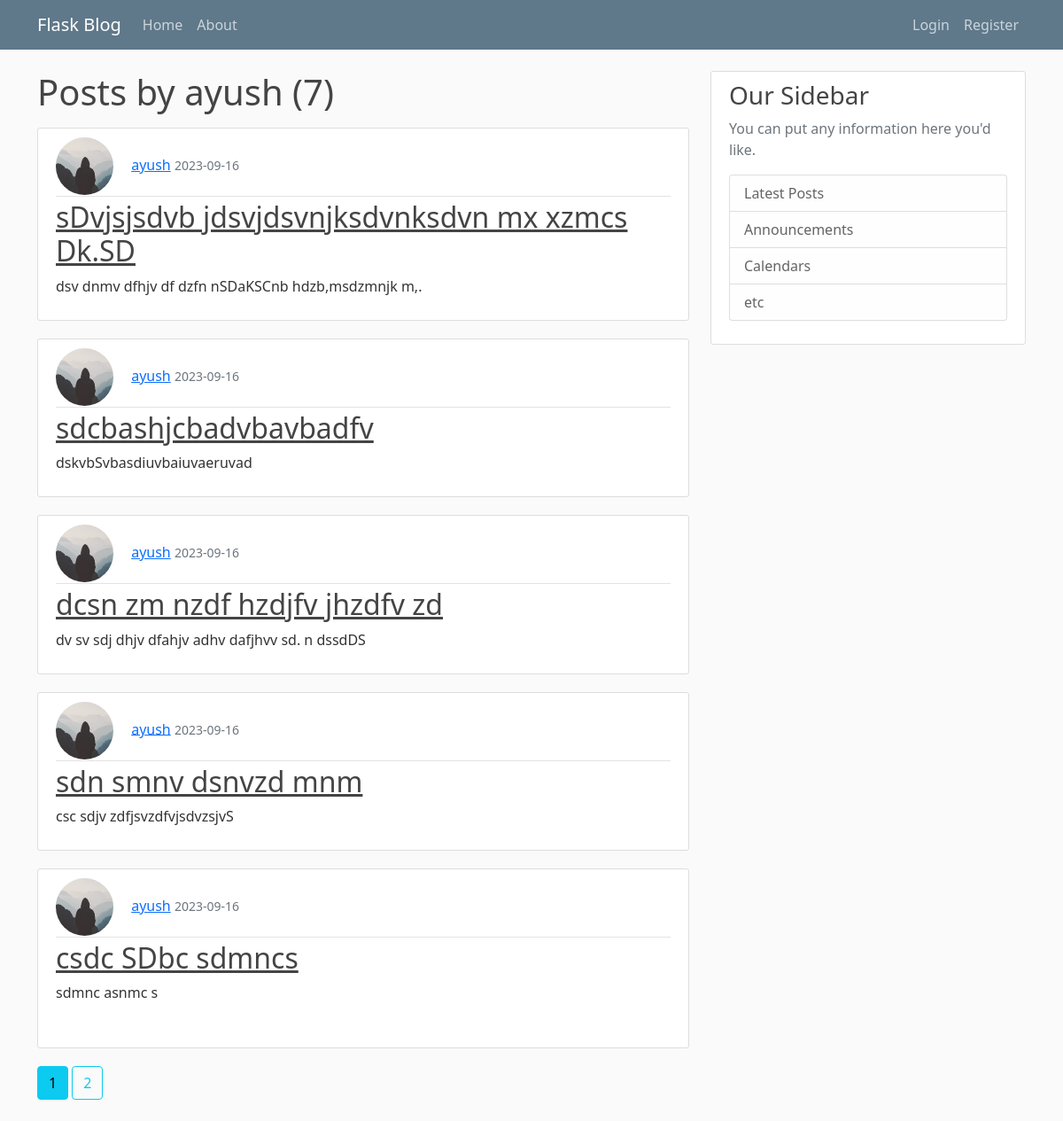
Before: /user/ayush with the older database file.
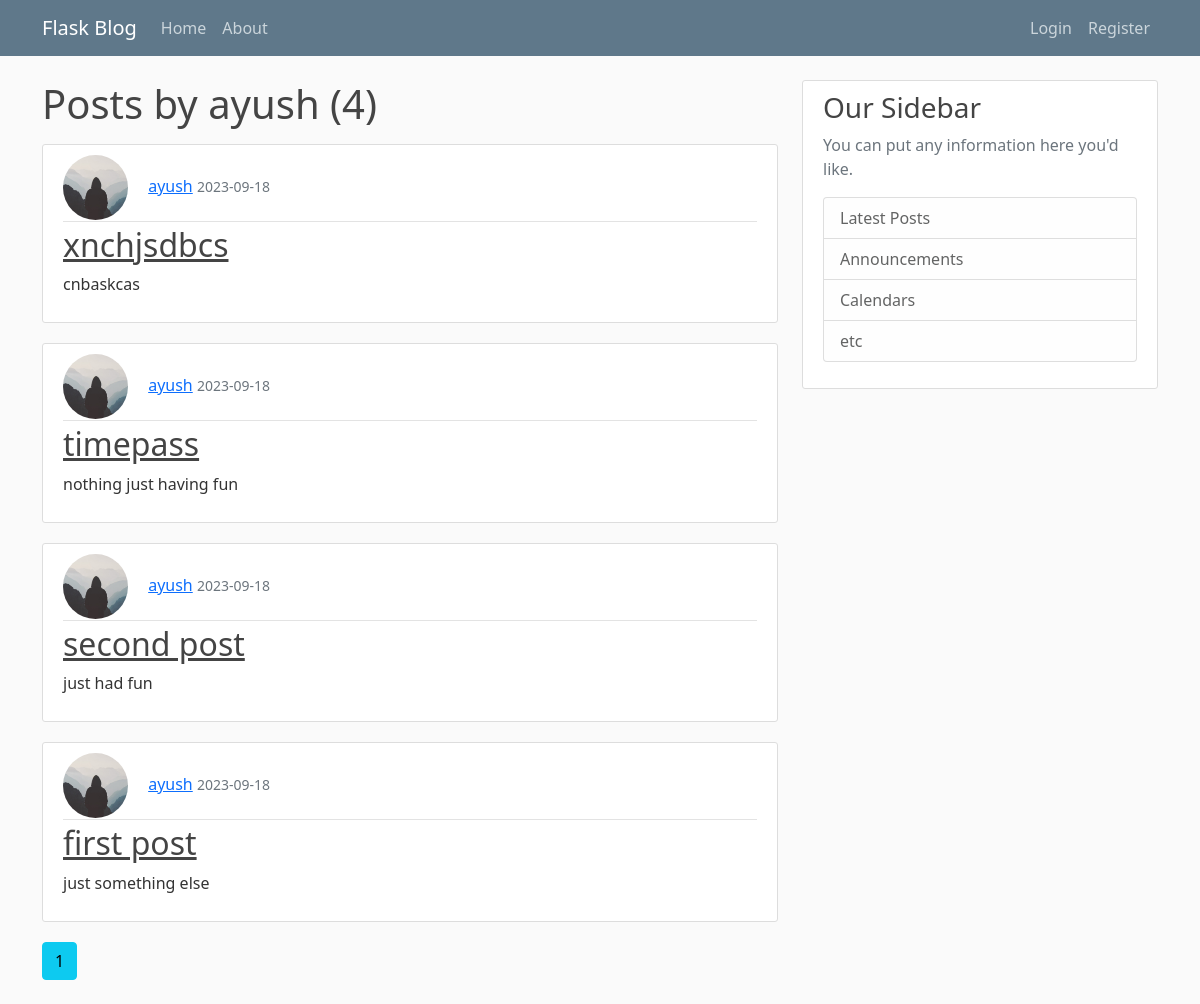
After: the same page with the newer database file.
### flask_blog/models.py (models this page shows, shortened)
class Post(db.Model):
    id = db.Column(db.Integer, primary_key=True)
    title = db.Column(db.String(100), nullable=False)
    date_posted = db.Column(db.DateTime, nullable=False, default=datetime.utcnow)
    content = db.Column(db.Text, nullable=False)
    user_id = db.Column(db.Integer, db.ForeignKey("user.id"), nullable=False)

class User(db.Model, UserMixin):
    id = db.Column(db.Integer, primary_key=True)
    username = db.Column(db.String(20), unique=True, nullable=False)
    email = db.Column(db.String(120), unique=True, nullable=False)
    image_file = db.Column(db.String(20), nullable=False, default="default.jpg")
    password = db.Column(db.String(60), nullable=False)
    posts = db.relationship("Post", backref="Author", lazy=True)

### flask_blog/routes.py (the view)
@app.route("/user/<string:username>")
def user_post(username):
    page = request.args.get("page", 1, type=int)
    user = User.query.filter_by(username=username).first_or_404()
    post = Post.query.filter_by(Author=user).order_by(Post.date_posted.desc()).paginate(page=page, per_page=5)
    return render_template("user_post.html", posts=post, user=user)

### flask_blog/templates/user_post.html (shortened to what this page needs)
{% extends "base.html" %}
{% block body %}
<h1 class="mb-3">Posts by {{user.username}} ({{posts.total}})</h1>
    {%for post in posts.items%}
    <article class="media content-section">
        <div class="media-body">
          <div class="article-metadata">
            <img class="rounded-circle article-img" src={{url_for('static',filename='pics/'+post.Author.image_file)}}>
            <a class="mr-2" href="{{url_for('user_post',username=post.Author.username)}}">{{ post.Author.username }}</a>
            <small class="text-muted">{{ post.date_posted.strftime('%Y-%m-%d') }}</small>
          </div>
          <h2><a class="article-title" href="{{url_for('post',post_id=post.id)}}">{{ post.title }}</a></h2>
          <p class="article-content">{{ post.content }}</p>
        </div>
      </article>
      {% endfor %}
      {% for page_num in posts.iter_pages(left_edge=1, right_edge=1,left_current=1,right_current=2) %}
              {%if page_num %}
                 {% if posts.page== page_num%}
                      <a class='btn btn-info mb-4' href="{{url_for('user_post',username=user.username,page=page_num)}}">{{page_num}}</a>
                  {%else%}
                  <a class='btn btn-outline-info mb-4' href="{{url_for('user_post',username=user.username,page=page_num)}}">{{page_num}}</a>
                  {% endif %}
              {% else %}
              ...
              {% endif %}
      {% endfor %}
{% endblock body %}

Changed rows visible on the page:
removed Post: image_file (placeholder picture), Author.username "ayush", date_posted "2023-09-16", title "sDvjsjsdvb jdsvjdsvnjksdvnksdvn mx xzmcs Dk.SD", content "dsv dnmv dfhjv df dzfn nSDaKSCnb hdzb,msdzmnjk m,."
no longer on this page (row edited): Post: image_file (placeholder picture), Author.username "ayush", date_posted "2023-09-16", title "sdcbashjcbadvbavbadfv", content "dskvbSvbasdiuvbaiuvaeruvad"
changed Post: date_posted "2023-09-16" → "2023-09-18"; title "dcsn zm nzdf hzdjfv jhzdfv zd" → "xnchjsdbcs"; content "dv sv sdj dhjv dfahjv adhv dafjhvv sd. n dssdDS" → "cnbaskcas"
changed Post: date_posted "2023-09-16" → "2023-09-18"; title "sdn smnv dsnvzd mnm" → "timepass"; content "csc sdjv zdfjsvzdfvjsdvzsjvS" → "nothing just having fun"
changed Post: date_posted "2023-09-16" → "2023-09-18"; title "csdc SDbc sdmncs" → "second post"; content "sdmnc asnmc s" → "just had fun"
now on this page (row edited): Post: image_file (placeholder picture), Author.username "ayush", date_posted "2023-09-18", title "first post", content "just something else"
Other visible differences:
{{ posts.total }}: "7" → "4"
list line gone: "2"
